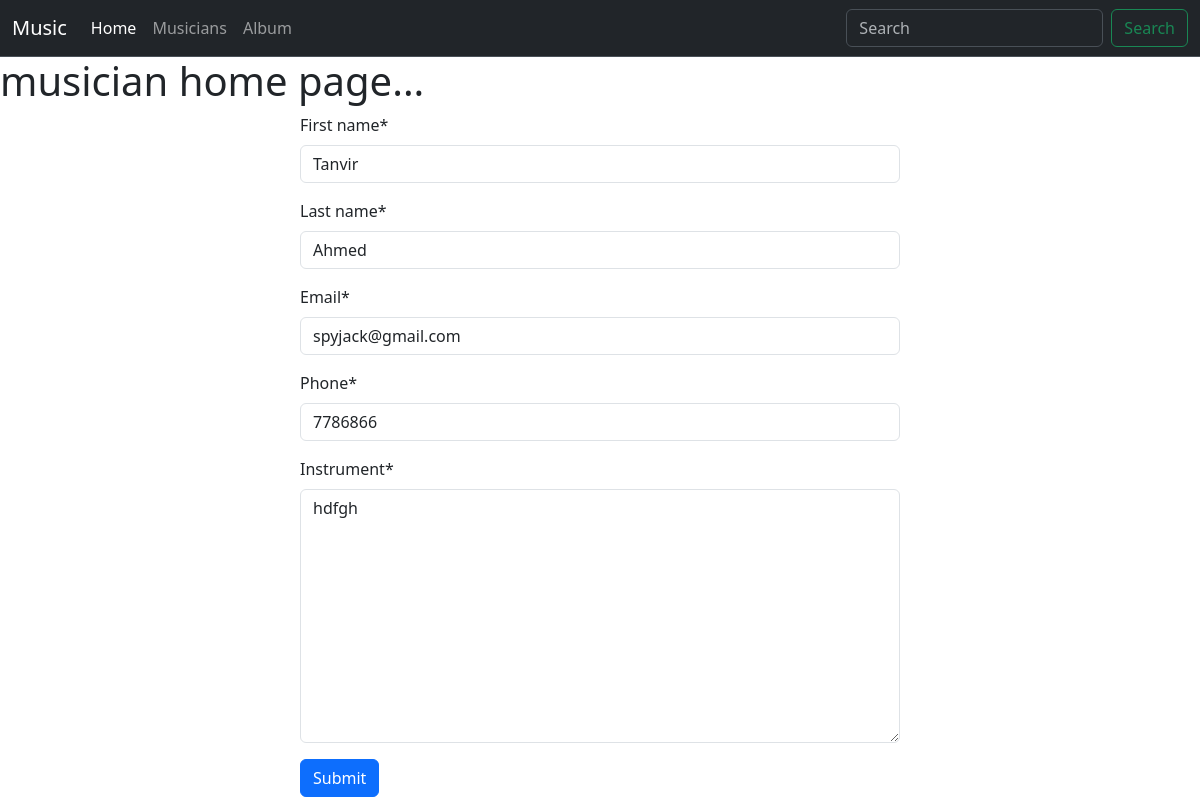
The page /musician/edit/1 on the database its author committed.
### musicians/models.py (models this page shows, shortened)
class MusicianModel(models.Model):
    first_name = models.CharField(max_length=50)
    last_name = models.CharField(max_length=50)
    email = models.EmailField()
    phone = models.CharField(max_length=11)
    instrument = models.TextField()

### musicians/views.py (the view)
# urls.py: path('edit/<int:id>', views.edit_music, name='edit_musician'),
def edit_music(req, id):
    musician = models.MusicianModel.objects.get(pk=id)
    musician_form = forms.MusicianForm(instance=musician)
    if req.method == 'POST':
        musician_form = forms.MusicianForm(req.POST, instance=musician)
        if musician_form.is_valid():
            musician_form.save()
            return redirect('home')
    return render(req, 'musicians/index.html', {'form': musician_form})

### musicians/forms.py
class MusicianForm(forms.ModelForm):
    class Meta:
        model = models.MusicianModel
        fields = '__all__'

### musicians/templates/musicians/index.html (shortened to what this page needs)
{% extends "base.html" %}
{% block content %}
<h1>musician home page...</h1>
<form action="" method='post' class='w-50 m-auto'>
    {% load crispy_forms_tags %}
    {{form | crispy}}
    <input type="submit" value="Submit" class='btn btn-primary'>
</form>
{% endblock content %}

### rows shown on the page
MusicianModel: first_name "Tanvir", last_name "Ahmed", email "spyjack@gmail.com", phone "7786866", instrument "hdfgh"
